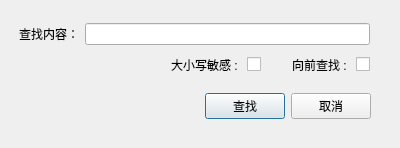
<?xml version="1.0" encoding="UTF-8"?>
<ui version="4.0">
 <class>SearchDialog</class>
 <widget class="QDialog" name="SearchDialog">
  <property name="geometry">
   <rect>
    <x>0</x>
    <y>0</y>
    <width>400</width>
    <height>148</height>
   </rect>
  </property>
  <property name="windowTitle">
   <string>Dialog</string>
  </property>
  <widget class="QWidget" name="layoutWidget">
   <property name="geometry">
    <rect>
     <x>20</x>
     <y>90</y>
     <width>351</width>
     <height>33</height>
    </rect>
   </property>
   <layout class="QHBoxLayout">
    <property name="spacing">
     <number>6</number>
    </property>
    <property name="margin">
     <number>0</number>
    </property>
    <item>
     <spacer>
      <property name="orientation">
       <enum>Qt::Horizontal</enum>
      </property>
      <property name="sizeHint" stdset="0">
       <size>
        <width>131</width>
        <height>31</height>
       </size>
      </property>
     </spacer>
    </item>
    <item>
     <widget class="QPushButton" name="okButton">
      <property name="text">
       <string>查找</string>
      </property>
     </widget>
    </item>
    <item>
     <widget class="QPushButton" name="cancelButton">
      <property name="text">
       <string>取消</string>
      </property>
     </widget>
    </item>
   </layout>
  </widget>
  <widget class="QWidget" name="verticalLayoutWidget">
   <property name="geometry">
    <rect>
     <x>19</x>
     <y>19</y>
     <width>351</width>
     <height>61</height>
    </rect>
   </property>
   <layout class="QVBoxLayout" name="verticalLayout">
    <item>
     <layout class="QHBoxLayout" name="horizontalLayout_3">
      <item>
       <widget class="QLabel" name="search_Label">
        <property name="text">
         <string>查找内容：</string>
        </property>
       </widget>
      </item>
      <item>
       <widget class="QLineEdit" name="lineEdit"/>
      </item>
     </layout>
    </item>
    <item>
     <layout class="QHBoxLayout" name="horizontalLayout">
      <item>
       <spacer name="horizontalSpacer">
        <property name="orientation">
         <enum>Qt::Horizontal</enum>
        </property>
        <property name="sizeHint" stdset="0">
         <size>
          <width>40</width>
          <height>20</height>
         </size>
        </property>
       </spacer>
      </item>
      <item>
       <spacer name="horizontalSpacer_4">
        <property name="orientation">
         <enum>Qt::Horizontal</enum>
        </property>
        <property name="sizeHint" stdset="0">
         <size>
          <width>40</width>
          <height>20</height>
         </size>
        </property>
       </spacer>
      </item>
      <item>
       <spacer name="horizontalSpacer_5">
        <property name="orientation">
         <enum>Qt::Horizontal</enum>
        </property>
        <property name="sizeHint" stdset="0">
         <size>
          <width>40</width>
          <height>20</height>
         </size>
        </property>
       </spacer>
      </item>
      <item>
       <spacer name="horizontalSpacer_7">
        <property name="orientation">
         <enum>Qt::Horizontal</enum>
        </property>
        <property name="sizeHint" stdset="0">
         <size>
          <width>40</width>
          <height>20</height>
         </size>
        </property>
       </spacer>
      </item>
      <item>
       <spacer name="horizontalSpacer_6">
        <property name="orientation">
         <enum>Qt::Horizontal</enum>
        </property>
        <property name="sizeHint" stdset="0">
         <size>
          <width>40</width>
          <height>20</height>
         </size>
        </property>
       </spacer>
      </item>
      <item>
       <spacer name="horizontalSpacer_3">
        <property name="orientation">
         <enum>Qt::Horizontal</enum>
        </property>
        <property name="sizeHint" stdset="0">
         <size>
          <width>40</width>
          <height>20</height>
         </size>
        </property>
       </spacer>
      </item>
      <item>
       <widget class="QLabel" name="Upper_Sensitive_Label">
        <property name="text">
         <string>大小写敏感 : </string>
        </property>
       </widget>
      </item>
      <item>
       <widget class="QCheckBox" name="Upper_Sensitive_CheckBox">
        <property name="text">
         <string/>
        </property>
       </widget>
      </item>
      <item>
       <spacer name="horizontalSpacer_2">
        <property name="orientation">
         <enum>Qt::Horizontal</enum>
        </property>
        <property name="sizeHint" stdset="0">
         <size>
          <width>40</width>
          <height>20</height>
         </size>
        </property>
       </spacer>
      </item>
      <item>
       <widget class="QLabel" name="Backward_Label">
        <property name="text">
         <string>向前查找 : </string>
        </property>
       </widget>
      </item>
      <item>
       <widget class="QCheckBox" name="Backward_CheckBox">
        <property name="text">
         <string/>
        </property>
       </widget>
      </item>
     </layout>
    </item>
   </layout>
  </widget>
 </widget>
 <resources/>
 <connections/>
</ui>
